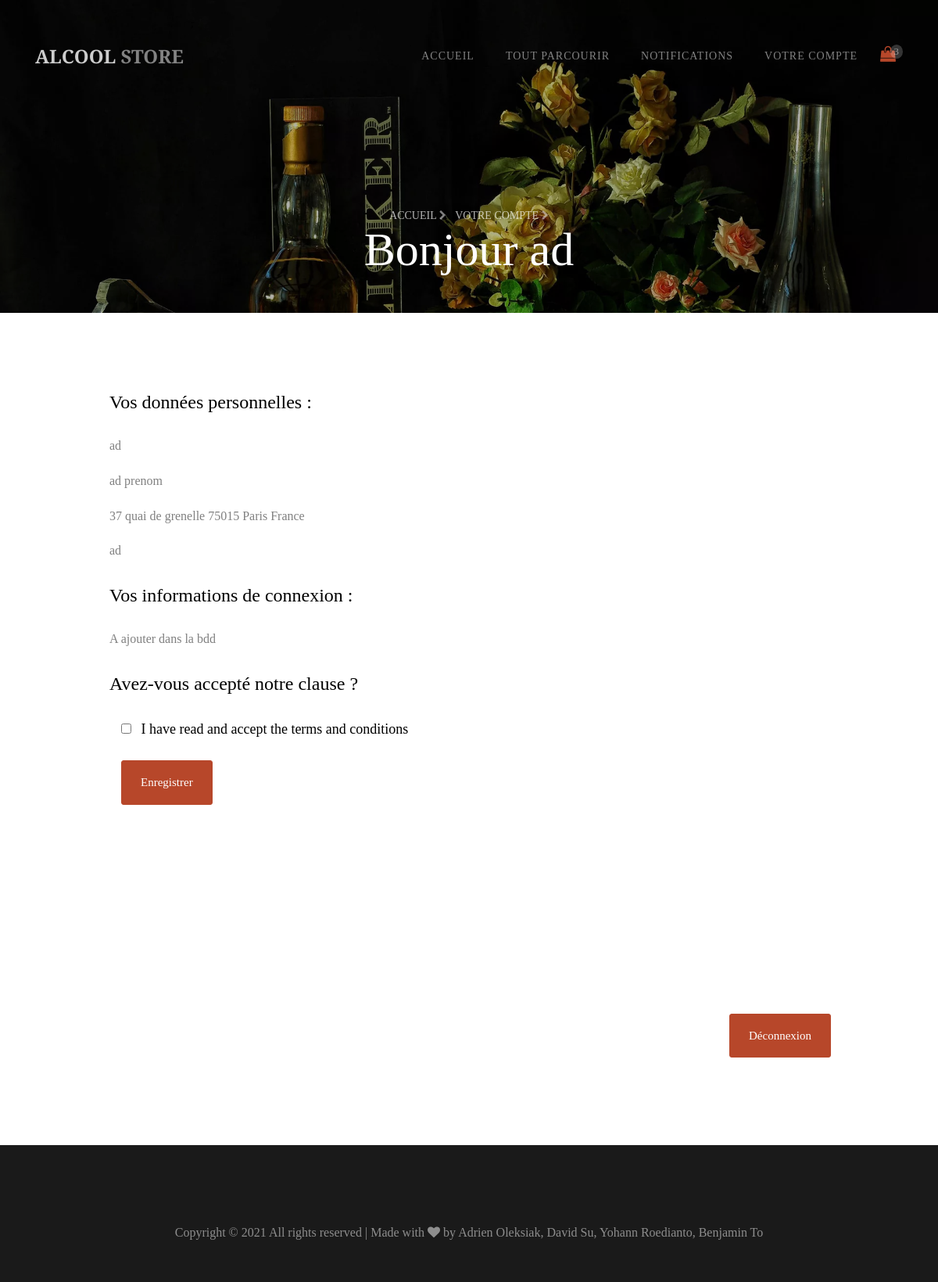
Page /compte.php on the committed database.
### tables this page shows
CREATE TABLE IF NOT EXISTS `acheteur` (
  `idAcheteur` int(11) NOT NULL AUTO_INCREMENT,
  `idPanier` int(11) DEFAULT NULL,
  `nomAcheteur` varchar(255) NOT NULL,
  `prenomAcheteur` varchar(255) NOT NULL,
  `adresseAcheteur` varchar(255) NOT NULL,
  `emailAcheteur` varchar(255) NOT NULL,
  `connexion` tinyint(1) DEFAULT NULL,
  `CritPrixInferieur` int(200) DEFAULT NULL,
  `CritPrixSuperieur` int(200) DEFAULT NULL,
  `typeAchat` enum('immediat','transaction','meilleurOffre') DEFAULT NULL,
  `rarete` enum('hautDeGamme','rare','regulier') DEFAULT NULL,
  `categorie` varchar(255) DEFAULT NULL,
  PRIMARY KEY (`idAcheteur`),
  KEY `idPanier` (`idPanier`)
);

### compte.php (the view, shortened to what this page needs)
<?php
$db_handle = mysqli_connect('localhost', 'root', '');
    $visiteur="";
    $user="";
    $sql2 = "SELECT * FROM acheteur WHERE connexion = '1'";
    $result2 = mysqli_query($db_handle, $sql2);
 if(mysqli_num_rows($result2) != 0)
 {
     $visiteur="acheteur";
     $user = mysqli_fetch_assoc($result2);
 }
?>
<!DOCTYPE html>
<html lang="fr">
<head>
    <link rel="stylesheet" href="https://stackpath.bootstrapcdn.com/font-awesome/4.7.0/css/font-awesome.min.css">
    <link rel="stylesheet"
    href="https://cdnjs.cloudflare.com/ajax/libs/bootstrap-select/1.13.1/css/bootstrap-select.min.css">
    <link rel="stylesheet" href="style.css" />
</head>
<body>
    <nav class="navbar navbar-expand-lg navbar-dark ftco_navbar bg-dark ftco-navbar-light" id="ftco-navbar">
        <div class="container">
            <a class="navbar-brand" href="accueil.html">Alcool <span>store</span></a>
            <div class="order-lg-last btn-group">
                <a href="panier.html" class="btn-cart dropdown-toggle dropdown-toggle-split">
                    <span class="fa fa-shopping-bag"></span>
                    <div class="d-flex justify-content-center align-items-center"><small>3</small></div>
                </a>
            </div>
        <div class="collapse navbar-collapse" id="ftco-nav">
            <ul class="navbar-nav ml-auto">
                <li class="nav-item"><a href="accueil.html" class="nav-link">Accueil</a></li>
                <li class="nav-item"><a href="parcourir.php" class="nav-link">Tout parcourir</a></li>
                <li class="nav-item	"><a href="notifications.html" class="nav-link">Notifications</a></li>
                <li class="nav-item"><a href="login.html" class="nav-link">Votre compte</a></li>
            </ul>
        </div>
    </div>
</nav>
<section class="hero-wrap hero-wrap-2" style="background-image:url(images/bg_2.webp)"
data-stellar-background-ratio="0.5">
<div class="overlay"></div>
<div class="container">
    <div class="row no-gutters slider-text align-items-end justify-content-center">
        <div class="col-md-9 ftco-animate mb-5 text-center">
            <p class="breadcrumbs mb-0"><span class="mr-2"><a href="accueil.html">Accueil <i
                class="fa fa-chevron-right"></i></a></span> <span>Votre compte <i
                    class="fa fa-chevron-right"></i></span></p>
                    <h2 class="mb-0 bread">Bonjour <?php if($visiteur=="admin"){echo $user['pseudoAdmin'];}if($visiteur=="acheteur"){echo $user['nomAcheteur'];}if($visiteur=="vendeur"){echo $user['nomVendeur'];} ?></h2>
                </div>
            </div>
        </div>
    </section>
<?php if($visiteur == "acheteur") :?>
<section class="ftco-section">
    <div class="container">
        <div class="row justify-content-center">
            <div class="col-xl-10 ftco-animate">
              <h3 class="mb-4 billing-heading">Vos données personnelles :</h3>
              <p><?php echo $user['nomAcheteur'] ?></p>
              <p><?php echo $user['prenomAcheteur'] ?></p>
              <p><?php echo $user['adresseAcheteur'] ?></p>
              <p><?php echo $user['emailAcheteur'] ?></p>
              <h3 class="mb-4 mt-4 billing-heading">Vos informations de connexion :</h3>
              <p>A ajouter dans la bdd</p>
              <h3 class="mb-4 mt-4 billing-heading">Avez-vous accepté notre clause ?</h3>
              <form action="check.php" class="billing-form">
              <div class="form-group">
                                    <div class="col-md-12">
                                        <div class="checkbox">
                                            <label><input type="checkbox" value="" class="mr-2"> I have read and accept
                                                the terms and conditions</label>
                                        </div>
                                    </div>
                </div>
                <div class="col-md-12">
                                <p><button type="submit" class="btn btn-primary py-3 px-4">Enregistrer</button></p>
                            </div>
               </form>
          </div>
      </div>
  </div>
</section>
<?php endif ?>
 <section class="ftco-section">
    <div class="container">
        <div class="row">
        <div class="col md-3">
            <form action="login.php" method="post" style="margin-left:80%;">
                <p><button type="submit" name="button8" class="btn btn-primary py-3 px-4 mt-4">Déconnexion</button></p>
            </form>
         </div>
        </div>
    </div>
</section>
    <footer class="ftco-footer">
        <div class="container-fluid px-0 py-5">
            <div class="container">
                <div class="row">
                    <div class="col-md-12">
                        <p class="mb-0 text-center" style="color: rgba(255,255,255,.5);">
                            Copyright &copy;
                            <script>document.write(new Date().getFullYear());</script> All rights reserved | Made with <i class="fa fa-heart color-danger" aria-hidden="true"></i> by Adrien Oleksiak, David Su, Yohann Roedianto, Benjamin To</a>
                        </p>
                    </div>
                </div>
            </div>
        </div>
    </footer>
</body>
</html>

### rows in the picture
acheteur: nomAcheteur "ad", prenomAcheteur "ad prenom", adresseAcheteur "37 quai de grenelle 75015 Paris France", emailAcheteur "ad"
